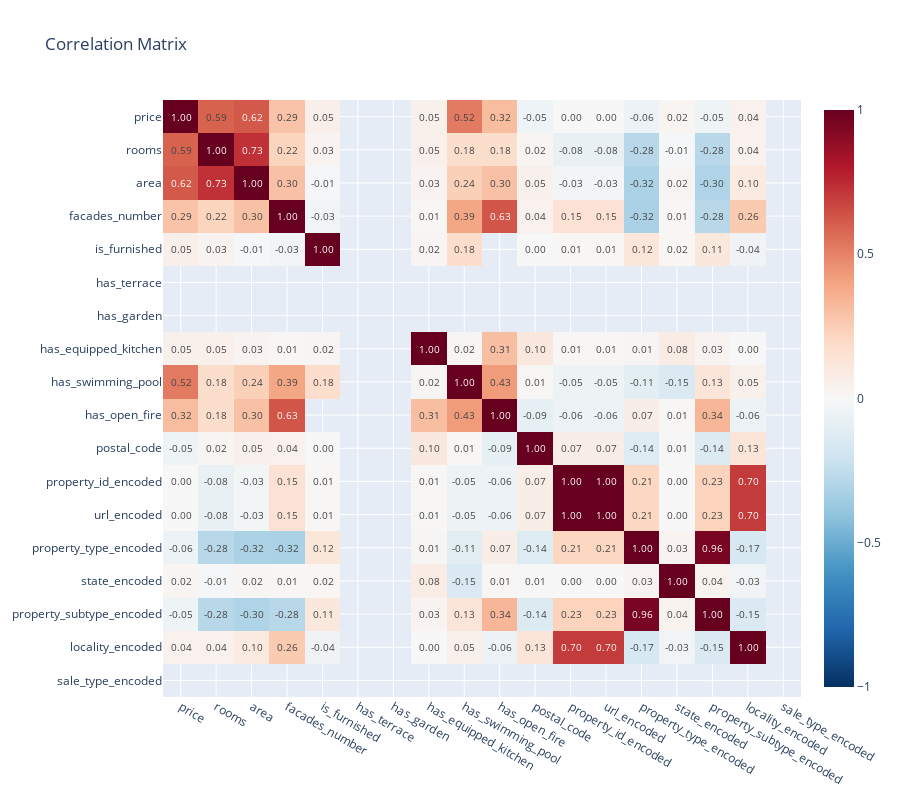

Write notebook code for a chart like this one.
### Code cell
# Calculate correlation matrix
correlation_matrix = df_numerical.corr()

# Create interactive heatmap
fig = px.imshow(correlation_matrix, 
                text_auto='.2f',
                aspect='auto',
                color_continuous_scale='RdBu_r',
                color_continuous_midpoint=0,
                title='Correlation Matrix')

fig.update_layout(width=900, height=800)
fig.show()

### Figure 1 — Plotly figure (JSON) as saved in the notebook; plotly's stock layout.template omitted (floating-point values rounded to 4 significant figures; data arrays with more than 128 entries replaced by an {"elided": "..."} marker saying what was removed)
{"data": [{"coloraxis": "coloraxis", "hovertemplate": "x: %{x}<br>y: %{y}<br>color: %{z}<extra></extra>", "name": "0", "texttemplate": "%{z:.2f}", "type": "heatmap", "x": ["price", "rooms", "area", "facades_number", "is_furnished", "has_terrace", "has_garden", "has_equipped_kitchen", "has_swimming_pool", "has_open_fire", "postal_code", "property_id_encoded", "url_encoded", "property_type_encoded", "state_encoded", "property_subtype_encoded", "locality_encoded", "sale_type_encoded"], "xaxis": "x", "y": ["price", "rooms", "area", "facades_number", "is_furnished", "has_terrace", "has_garden", "has_equipped_kitchen", "has_swimming_pool", "has_open_fire", "postal_code", "property_id_encoded", "url_encoded", "property_type_encoded", "state_encoded", "property_subtype_encoded", "locality_encoded", "sale_type_encoded"], "yaxis": "y", "z": {"elided": "18x18 float values"}}], "layout": {"coloraxis": {"cmid": 0, "colorscale": [[0, "rgb(5,48,97)"], [0.1, "rgb(33,102,172)"], [0.2, "rgb(67,147,195)"], [0.3, "rgb(146,197,222)"], [0.4, "rgb(209,229,240)"], [0.5, "rgb(247,247,247)"], [0.6, "rgb(253,219,199)"], [0.7, "rgb(244,165,130)"], [0.8, "rgb(214,96,77)"], [0.9, "rgb(178,24,43)"], [1, "rgb(103,0,31)"]]}, "height": 800, "title": {"text": "Correlation Matrix"}, "width": 900, "xaxis": {"anchor": "y", "domain": [0, 1]}, "yaxis": {"anchor": "x", "autorange": "reversed", "domain": [0, 1]}}}
